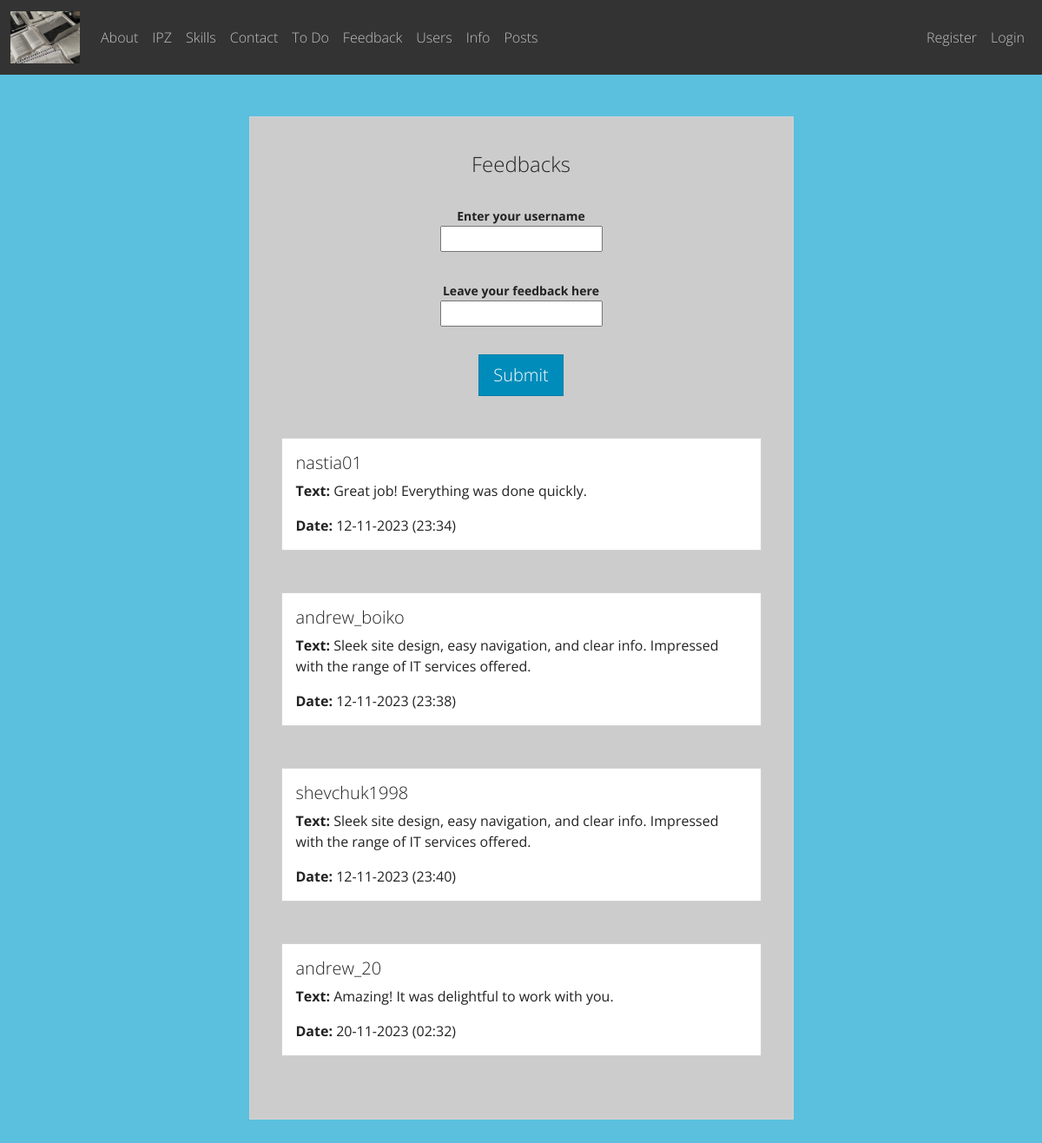
Screenshot of /feedback/feedback with the database file from the repository.
### app/feedback/models.py (models this page shows)
class Feedback(db.Model):
    id = db.Column(db.Integer, primary_key=True)
    username = db.Column(db.String(50))
    text = db.Column(db.String(400))
    date = db.Column(db.DateTime)

### app/feedback/views.py (the view, shortened to what this page needs)
@feedback_bp.route("/feedback", methods=['GET', 'POST'])
def feedback():
    form = FeedbackForm()
    feedbacks = db.session.query(Feedback).all()
    return render_template('feedback.html', feedbacks=feedbacks, form=form)

### app/feedback/forms.py
class FeedbackForm(FlaskForm):
    username = StringField("Enter your username", validators=[DataRequired(), Length(min=4, max=14)])
    text = StringField("Leave your feedback here", validators=[DataRequired()])
    submit = SubmitField("Submit")

### app/feedback/templates/feedback/feedback.html (shortened to what this page needs)
{% extends "base.html" %}
{% from "render_field.html" import render_field %}
{% block content %}
<div class="container py-5">
    <div class="row justify-content-center">
        <div class="col-lg-9 col-xl-7">
            <div class="card rounded-3">
                <div class="bg-dark-subtle card-body p-4">
                    <h4 class="text-center my-3 pb-3">Feedbacks</h4>
                    <form method="post" action="{{ url_for('feedback_bp.feedback') }}" class="mb-5 text-center" novalidate>
                        {{ render_field(form.username) }}
                        {{ render_field(form.text) }}
                        {{ form.submit(class="btn btn-primary btn-lg btn-block") }}
                    </form>
                    <div class="container mt-5">
                        {% for feedback in feedbacks %}
                            <div class="card mb-5 mx-auto" style="max-width: 600px;">
                                <div class="card-body">
                                    <h5 class="card-title">{{ feedback.username }}</h5>
                                    <p class="card-text"><strong>Text:</strong> {{ feedback.text }}</p>
                                    <p class="card-text"><strong>Date:</strong> {{ feedback.date.strftime('%d-%m-%Y (%H:%M)') }}</p>
                                </div>
                            </div>
                        {% endfor %}
                    </div>
                </div>
            </div>
        </div>
    </div>
</div>
{% endblock %}

### rows the page displays
Feedback: username "nastia01", text "Great job! Everything was done quickly.", date "12-11-2023 (23:34)"
Feedback: username "andrew_boiko", text "Sleek site design, easy navigation, and clear info. Impressed with the range of IT services offered.", date "12-11-2023 (23:38)"
Feedback: username "shevchuk1998", text "Sleek site design, easy navigation, and clear info. Impressed with the range of IT services offered.", date "12-11-2023 (23:40)"
Feedback: username "andrew_20", text "Amazing! It was delightful to work with you.", date "20-11-2023 (02:32)"

### other values shown
{{ name }} "About" "IPZ" "Skills" "Contact" "To Do" "Feedback" "Users" "Info" "Posts"
{{ field.label }} "Enter your username Leave your feedback here"
